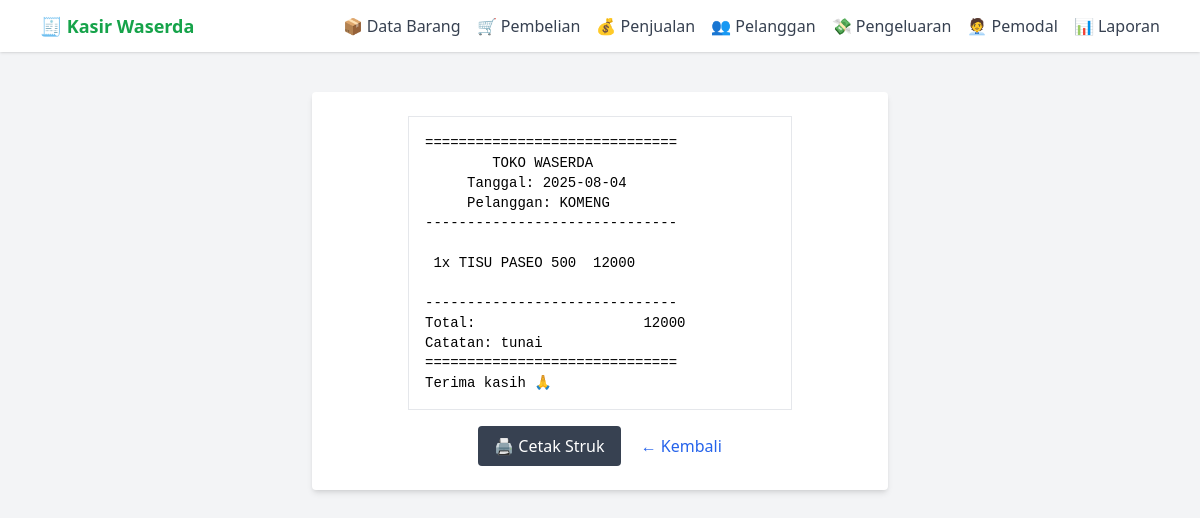
The page /penjualan?lihat=PJ001 on the database its author committed.
### tables this page shows
CREATE TABLE penjualan(id_penjualan TEXT, tanggal TEXT, id_pelanggan TEXT, id_barang TEXT, nama_barang TEXT, jumlah INTEGER, harga_jual INTEGER, total INTEGER, catatan TEXT, hpp_unit INTEGER, laba INTEGER);

CREATE TABLE pelanggan (
    id_pelanggan TEXT PRIMARY KEY,
    nama TEXT,
    wa TEXT
);

### app.py (the view, shortened to what this page needs)
@app.route("/", methods=["GET", "POST"])
@app.route("/penjualan", methods=["GET", "POST"])
def penjualan():
    import sqlite3
    from datetime import date
    conn = sqlite3.connect("pos.db")
    conn.row_factory = sqlite3.Row
    cur = conn.cursor()
    cur.execute("SELECT * FROM pelanggan")
    pelanggan_data = cur.fetchall()
    pelanggan_dict = {row["id_pelanggan"]: {"nama": row["nama"], "wa": row["wa"]} for row in pelanggan_data}
    cur.execute("SELECT * FROM barang")
    barang_data = cur.fetchall()
    barang_dict = {row["id_barang"]: row for row in barang_data}
    cur.execute("SELECT * FROM pembelian ORDER BY tanggal ASC")
    pembelian_data = cur.fetchall()
    def hitung_hpp_fifo(id_barang, jumlah_jual):
        stok = [(row["jumlah"], row["harga_beli"]) for row in pembelian_data if row["id_barang"] == id_barang]
        total_hpp = 0
        sisa = jumlah_jual
        for qty, harga in stok:
            ambil = min(sisa, qty)
            total_hpp += ambil * harga
            sisa -= ambil
            if sisa == 0:
                break
        if jumlah_jual == 0:
            return 0
        return round(total_hpp / jumlah_jual)
    if request.args.get("lihat"):
        lihat_id = request.args.get("lihat")
        cur.execute("SELECT * FROM penjualan WHERE id_penjualan = ?", (lihat_id,))
        rows = cur.fetchall()
        if not rows:
            return "Transaksi tidak ditemukan"
        tanggal = rows[0]["tanggal"]
        id_pelanggan = rows[0]["id_pelanggan"]
        nama_pelanggan = pelanggan_dict.get(id_pelanggan, {}).get("nama", "Tidak Dikenal")
        catatan = rows[0]["catatan"]
        item_list = []
        total_all = 0
        for row in rows:
            item_list.append({
                "nama": row["nama_barang"],
                "jumlah": row["jumlah"],
                "harga": row["harga_jual"]
            })
            total_all += row["total"]
        return render_template("nota_penjualan.html",
                               id_penjualan=lihat_id,
                               tanggal=tanggal,
                               nama_pelanggan=nama_pelanggan,
                               catatan=catatan,
                               item_list=item_list,
                               total=total_all)

### templates/nota_penjualan.html (shortened to what this page needs)
{% extends "base.html" %}
{% block content %}
<pre class="font-mono text-sm whitespace-pre border p-4 bg-white max-w-sm mx-auto">
==============================
        TOKO WASERDA
     Tanggal: {{ tanggal }}
     Pelanggan: {{ nama_pelanggan }}
------------------------------
{% for item in item_list %}
 {{ item.jumlah }}x {{ item.nama|truncate(15, True) }}{{ "%7s"|format(item.harga) }}
{% endfor %}
------------------------------
Total: {{ "%24s"|format(total) }}
Catatan: {{ catatan }}
==============================
Terima kasih 🙏
</pre>
<div class="text-center mt-4">
    <button onclick="window.print()" class="bg-gray-700 text-white px-4 py-2 rounded">
        🖨️ Cetak Struk
    </button>
    <a href="/penjualan" class="ml-4 text-blue-600">← Kembali</a>
</div>
{% endblock %}

### rows shown on the page
penjualan: tanggal "2025-08-04", jumlah "1", nama "TISU PASEO 500", harga "12000", catatan "tunai"
pelanggan: nama "KOMENG"

### other values the page prints
{{ "%24s"|format(total) }} "12000"
